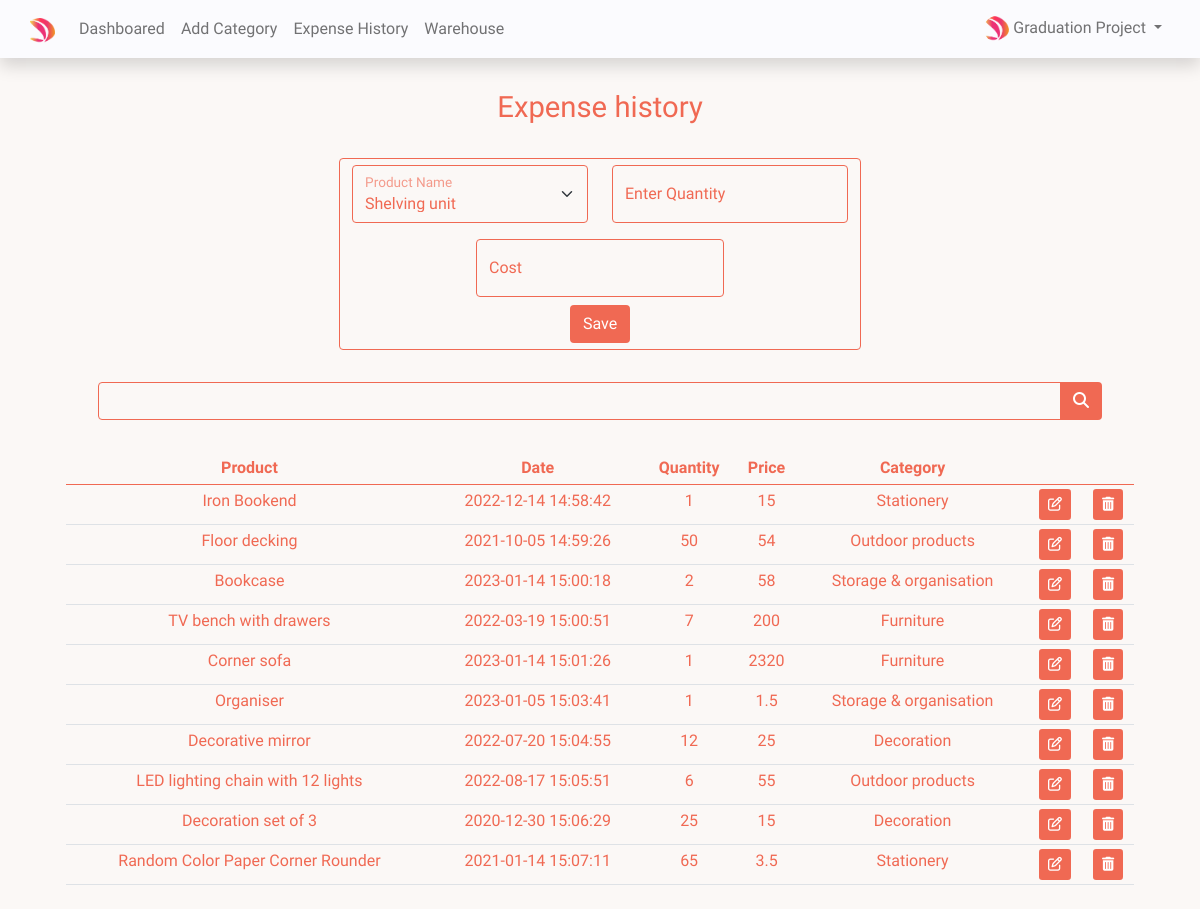
/pages/history.php (signed in), run on the app's committed database.
### tables this page shows
CREATE TABLE `user` (
  `id` int(200) NOT NULL,
  `firstname` varchar(50) NOT NULL,
  `password` varchar(50) NOT NULL,
  `email` varchar(50) NOT NULL,
  `lastname` varchar(22) NOT NULL,
  `profile_path` varchar(50) NOT NULL DEFAULT 'default_profile.png',
  `businessname` varchar(50) NOT NULL,
  `code` mediumint(50) NOT NULL
);

CREATE TABLE `warehouse` (
  `id` int(11) NOT NULL,
  `cost` double NOT NULL,
  `quantity` int(11) NOT NULL,
  `date` timestamp NOT NULL DEFAULT current_timestamp() ON UPDATE current_timestamp(),
  `name` varchar(250) NOT NULL,
  `category_id` int(11) NOT NULL,
  `user` int(11) NOT NULL
);

CREATE TABLE `sell` (
  `sell_id` int(11) NOT NULL,
  `quantity_sell` int(11) NOT NULL,
  `time_date` timestamp NOT NULL DEFAULT current_timestamp() ON UPDATE current_timestamp(),
  `price` double NOT NULL,
  `user_id` int(50) NOT NULL,
  `warehouse` int(11) NOT NULL
);

CREATE TABLE `category` (
  `category_id` int(200) NOT NULL,
  `categoryname` varchar(50) NOT NULL,
  `userid` int(200) NOT NULL
);

### pages/session.php (called while the page is built, shortened)
<?php
include("config.php");
$sess_email = $_SESSION["email"];
$sql = "SELECT id, firstname, lastname, email  ,profile_path ,  businessname FROM user  WHERE email = '$sess_email'";
$result = $con->query($sql);
if ($result->num_rows > 0) {
  while ($row = $result->fetch_assoc()) {
    $user_id = $row["id"];
    $userprofile = "../uploads/" . $row["profile_path"];
  }
} else {
  $userid = "GHX1Y2";
  $username = "Jhon Doe";
  $useremail = "mailid@domain.com";
  $businessname = "expense";
  $userprofile = "Uploads/default_profile.png";
}?>

### pages/history.php (the view, shortened to what this page needs)
<?php
include("session.php");
unset($sql);
$warehouse = mysqli_query($con, "SELECT name from warehouse where user=$user_id");
$query = mysqli_query($con, "SELECT  warehouse.name as name,sell.time_date as date,  sell.quantity_sell as qua,sell.sell_id as id,category.categoryname as caname ,sell.price as price FROM warehouse JOIN category  ON warehouse.category_id=category.category_id join sell on sell.warehouse = warehouse.id     WHERE    warehouse.user=$user_id");
$businessname = mysqli_query($con, "SELECT  businessname  FROM user  where id='$user_id'");
while ($row = mysqli_fetch_assoc($businessname)) {
    $bname = $row['businessname'];
}
?>
<!DOCTYPE html>
<html lang="en">
<head>
    <link rel="stylesheet" href="https://cdnjs.cloudflare.com/ajax/libs/font-awesome/6.2.0/css/all.min.css" />
    <link rel="stylesheet" href="https://cdnjs.cloudflare.com/ajax/libs/bootstrap/5.0.1/css/bootstrap.min.css" />
    <link href="../css/css.css" rel="stylesheet" />
</head>
<body id="text" onload="translate('en','lang-tag')">
    <section>
        <div class=" navbar navbar-expand-sm navbar-light bg-lightPink shadow text-center">
            <div class="container p-0">
                <div class="collapse navbar-collapse justify-content-between" id="navbar">
                    <ul class="navbar-nav mt-2 mt-lg-0 " id="navigation">
                        <li class="navbar-brand" value=" 1">
                            <img class="img-fluid" src="../logo/logo.png" alt="" width="25">
                        </li>
                        <li class="nav-item " value=" 2">
                            <a class="nav-link" href=" dashboard.php" lang-tag="dashboared"></a>
                        </li>
                        <li class="nav-item " value="3">
                            <a class="nav-link" href="add-catagory.php" lang-tag="addCategory"></a>
                        </li>
                        <li class="nav-item " value="4">
                            <a class="nav-link" href="history.php" lang-tag="expenseHistory"></a>
                        </li>
                        <li class="nav-item " value="5">
                            <a class="nav-link" href="werehouse.php" lang-tag="werehouse"></a>
                        </li>
                    </ul>
                    <ul class="navbar-nav mt-2 mt-lg-0" id="user">
                        <li class="nav-item dropdown">
                            <a class="nav-link dropdown-toggle" href="#" id="navbarDropdown" role="button" data-bs-toggle="dropdown" aria-haspopup="true" aria-expanded="false">
                                <img class="img img-fluid rounded-circle" src="<?php echo $userprofile ?>" width="25">
                                <?php echo $bname; ?>
                            </a>
                        </li>
                    </ul>
                </div>
            </div>
        </div>
    </section>
    <section>
        <div class="container mx-auto my-4 pt-2 text-center">
            <h4 class="h4 text-darkBlue">Expense history</h4>
            <br>
            <div class="container ">
                <div class="container mx-auto w-50">
                    <form action="insert.php" method="POST" class="form-control">
                        <div class="form-group row">
                            <div class="col-md-6">
                                <div class="form-floating mb-3">
                                    <select class="form-select" id="floatingSelect" name="entername" aria-label="Floating label select example">
                                        <?php
                                        while ($row = mysqli_fetch_assoc($warehouse)) {
                                            echo ' <option value="' . $row['name'] . '">' . $row['name'] . '</option>';
                                        } ?>
                                    </select>
                                    <label for="floatingSelect" lang-tag="entername">/label>
                                </div>
                            </div>
                            <div class="col-md-6 ">
                                <div class="form-floating mb-3 ">
                                    <input type="number" class="form-control" id="floatingInput" min="1" name="enterQuantity" placeholder="lang-tag=' entercost'">
                                    <label for="floatingInput" lang-tag="enterQuantity"></label>
                                </div>
                            </div>
                        </div>
                        <div class="w-50 mx-auto">
                            <div class="form-floating ">
                                <input type="number" step="0.01" class="form-control" id="floatingInput" min="0.5" name="warehousecost" placeholder="lang-tag=' entercost'">
                                <label for="floatingInput" lang-tag="cost"></label>
                            </div>
                        </div>
                        <button class="btn btn-lightPurple mt-2" lang-tag="save"></button>
                    </form>
                </div>
                <div class="container">
                    <div class="container p-3">
                        <form action="<?php $_SERVER['PHP_SELF'] ?>" method="post">
                            <div class="input-group p-3">
                                <input value="" type="text" name="n" class="form-control">
                                <button class="btn btn-lightPurple" type="submit" value="submit" name="submit"><i class="fa-solid fa-magnifying-glass"></i></button>
                            </div>
                        </form>
                    </div>
                    <table class="table text-darkBlue table-sm" id="werehouseTable">
                        <thead>
                            <tr>
                                <th lang-tag="product"></th>
                                <th lang-tag="date"></th>
                                <th lang-tag="quantity"></th>
                                <th lang-tag="price"></th>
                                <th lang-tag="category"></th>
                                <th colspan="2"></th>
                            </tr>
                        </thead>
                        <?php
                        if (isset($sql)) {
                            while ($r = mysqli_fetch_array($sql)) {
                                echo '<tr>';
                                echo '<td>' . $r['n'] . '</td>';
                                echo '<td>' . $r['b'] . '</td>';
                                echo '<td>' . $r['qu'] . '</td>';
                                echo '<td>' . $r['price'] . '</td>';
                                echo '<td>' . $r['j'] . '</td>';
                                $fff = $r['id'];
                                echo '<form><td class="text-center">
                            <a href="edithistory.php?edit=' . $r['id'] . '" class="btn btn-lightPurple btn-sm"><i class="fa-regular fa-pen-to-square"></i></a>
                    </td>';
                                echo '<td class="text-center">
                            <a href="edithistory.php?del=' . $r['id'] . '" class="btn btn-lightPurple btn-sm"><i class="fa-solid fa-trash-can"></i></a>
                    </td></form>
                    </tr>';
                            }
                        } else {
                            while ($m = mysqli_fetch_assoc($query)) {
                                echo '<tr>';
                                echo '<td>' . $m['name'] . '</td>';
                                echo '<td>' . $m['date'] . '</td>';
                                echo '<td>' . $m['qua'] . '</td>';
                                echo '<td>' . $m['price'] . '</td>';
                                echo '<td>' . $m['caname'] . '</td>';
                                echo '<td class="text-center">
                                <a href="edithistory.php?edit=' . $m['id'] . '" class="btn btn-lightPurple btn-sm"  ><i class="fa-regular fa-pen-to-square"></i></a>
                        </td>';
                                echo '<td class="text-center">
                            <a href="edithistory.php?del=' . $m['id'] . '" class="btn btn-lightPurple btn-sm"  ><i class="fa-solid fa-trash-can"></i></a>
                        </td>
                        </tr>';
                            }
                        }
                        ?>
                    </table>
                </div>
            </div>
        </div>
    </section>
</body>
</html>

### css/css.css (style rules this page uses)
body { margin: 0 !important; padding: 0 !important; background-color: var(--color-primary); font-family: "Josefin Sans", sans-serif !important; font-size: var(--size) !important; }
.bg-lightPink { background-color: var(--color-secondary); }
form { color: var(--font-color) !important; }
.nav-link { color: var(--color-accent) !important; }
.text-darkBlue { color: var(--font-color); }
.btn-lightPurple { background-color: var(--font-color); color: white; }
.form-control { border-color: var(--font-color); background-color: var(--color-primary); }
.form-select { border-color: var(--font-color) !important; background-color: var(--color-primary) !important; }
label { color: var(--font-color); }
.theme-light { --color-primary: #fbf8f6; --color-secondary: #fbfbfe; --color-accent: rgba(0, 0, 0, 0.55); --font-color: #f06953; --color-dark: #C05442; --color-light: #ea3772; }
input, select { color: var(--font-color) !important; }
h4 { font-size: calc(var(--size) + 0.83em )!important; }
.s { --size: 1em; }

### data on the page
user: profile_path (picture), businessname "Graduation Project"
warehouse: name "Iron Bookend", sell.time_date "2022-12-14 14:58:42", sell.quantity_sell "1", sell.price "15", category.categoryname "Stationery"
warehouse: name "Floor decking", sell.time_date "2021-10-05 14:59:26", sell.quantity_sell "50", sell.price "54", category.categoryname "Outdoor products"
warehouse: name "Bookcase", sell.time_date "2023-01-14 15:00:18", sell.quantity_sell "2", sell.price "58", category.categoryname "Storage & organisation"
warehouse: name "TV bench with drawers", sell.time_date "2022-03-19 15:00:51", sell.quantity_sell "7", sell.price "200", category.categoryname "Furniture"
warehouse: name "Corner sofa", sell.time_date "2023-01-14 15:01:26", sell.quantity_sell "1", sell.price "2320", category.categoryname "Furniture"
warehouse: name "Organiser", sell.time_date "2023-01-05 15:03:41", sell.quantity_sell "1", sell.price "1.5", category.categoryname "Storage & organisation"
warehouse: name "Decorative mirror", sell.time_date "2022-07-20 15:04:55", sell.quantity_sell "12", sell.price "25", category.categoryname "Decoration"
warehouse: name "LED lighting chain with 12 lights", sell.time_date "2022-08-17 15:05:51", sell.quantity_sell "6", sell.price "55", category.categoryname "Outdoor products"
warehouse: name "Decoration set of 3", sell.time_date "2020-12-30 15:06:29", sell.quantity_sell "25", sell.price "15", category.categoryname "Decoration"
warehouse: name "Random Color Paper Corner Rounder", sell.time_date "2021-01-14 15:07:11", sell.quantity_sell "65", sell.price "3.5", category.categoryname "Stationery"

### other printed values
form field entername "Shelving unit"
